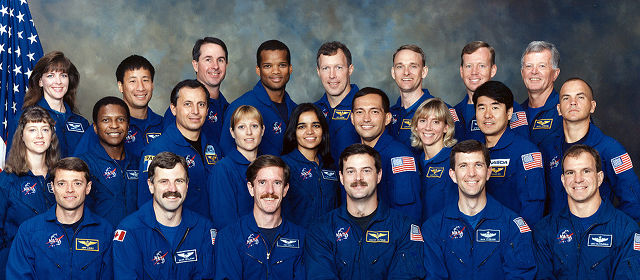
#> input picture Sample-Input-Images/face_1.jpg, 640 x 280 px, given in place of IMG_20191203_170939.jpg, which was not available
$ jupyter execute 'Sketching of the Images and Real time video.ipynb'
#> lines starting #> are read from the running program, lines starting #| are printed output that depends on the picture; pictures that were not available may be replaced by others from this repository, and a replacement may not be noted
#> further down, image is the input picture: shape (280, 640, 3); mean B, G, R 102.4, 79.3, 71.3
[cell 1]
import cv2
import numpy as np

[cell 2]
cap=cv2.VideoCapture(0)

[cell 3]
def sketch(image):

#convert image to grey image
  grey_image=cv2.cvtColor(image,cv2.COLOR_BGR2GRAY)
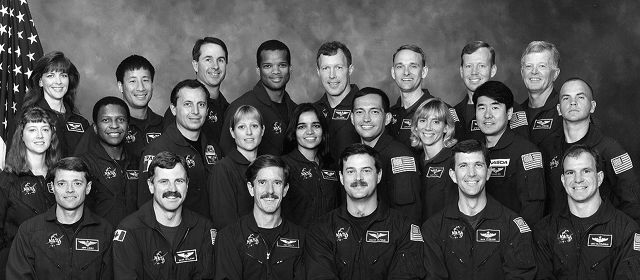
#> grey_image: shape (280, 640); min 0, max 255, mean 79.5


#Clean image using Gaussian Blur
  grey_image_blur=cv2.GaussianBlur(grey_image,(5,5),0)
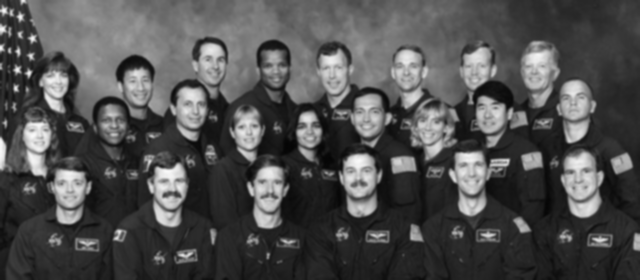
#> grey_image_blur: shape (280, 640); min 5, max 249, mean 79.5


#Extract Edges
  canny_edge=cv2.Canny(grey_image_blur,10,70)
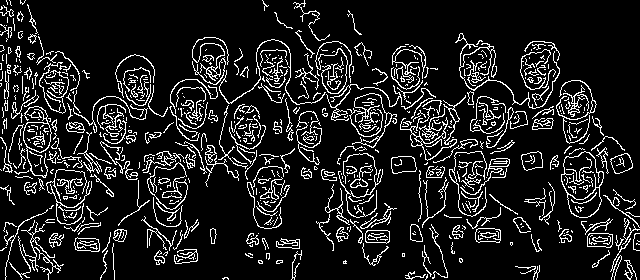
#> canny_edge: shape (280, 640); 12.2% white in thin lines or dots


#Invert Binarize the Image
  ret,sketch=cv2.threshold(canny_edge,70,255,cv2.THRESH_BINARY_INV)
#> sketch: shape (280, 640); 87.8% white; black in thin lines or dots


  return sketch

# If want to covert a sample image to the sketching image
image_path="/content/IMG_20191203_170939.jpg"

image=cv2.imread(image_path)

cv2.imwrite("Live Sketch.jpg", sketch(image))
#> Out = True

# [12 lines of commented-out code are left out]
